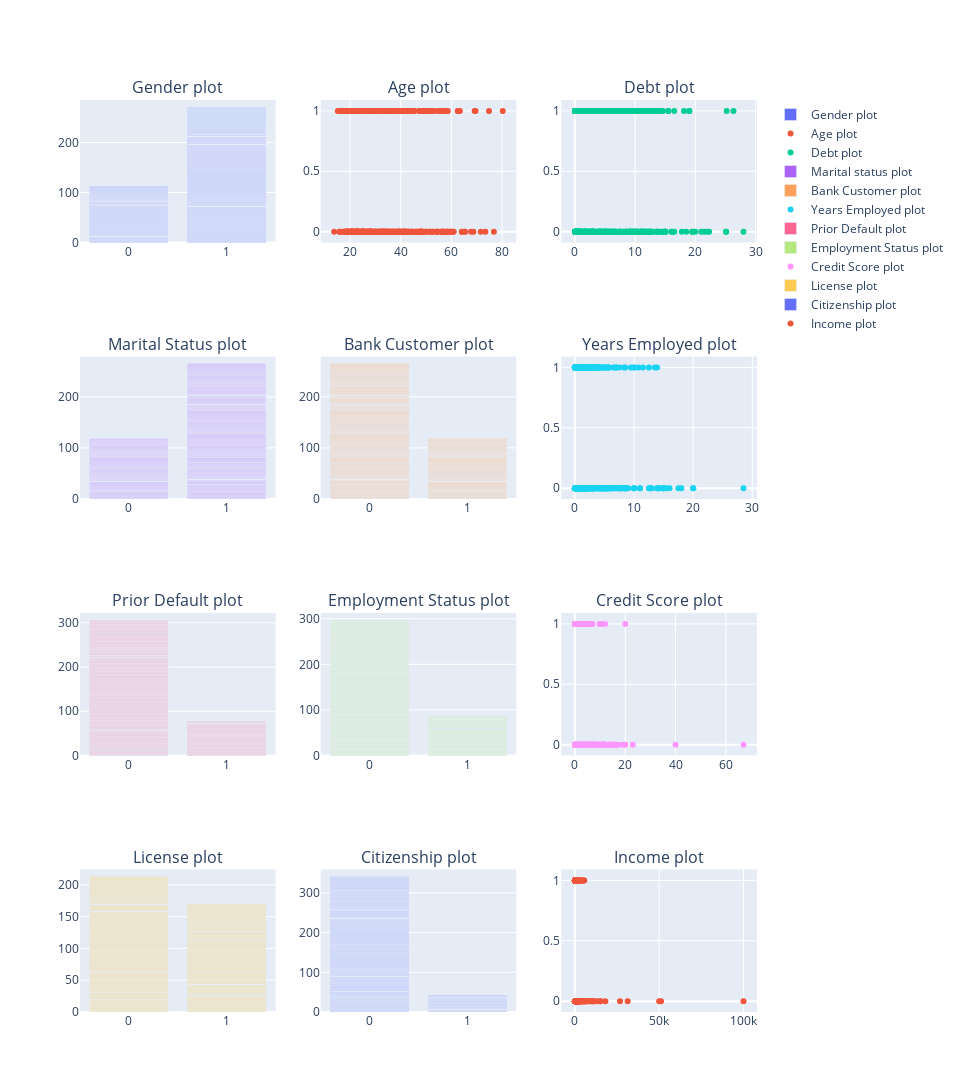

This figure's notebook cell:
### Markdown cell above
# Relation between attributes and approval status

### Code cell
fig = make_subplots(rows=4, cols=3,
                   subplot_titles=("Gender plot", "Age plot", "Debt plot", "Marital Status plot", "Bank Customer plot", "Years Employed plot",
                                  "Prior Default plot", "Employment Status plot", "Credit Score plot", "License plot", "Citizenship plot", "Income plot"))
fig.add_trace(go.Bar(x=df['Gender'], y = df['ApprovalStatus'], name = 'Gender plot'), row=1, col=1)
fig.add_trace(go.Scatter(x=df['Age'], y=df['ApprovalStatus'], mode="markers+text",name = 'Age plot'), row=1, col=2)
fig.add_trace(go.Scatter(x=df['Debt'], y=df['ApprovalStatus'], mode="markers+text",name = 'Debt plot'), row=1, col=3)
fig.add_trace(go.Bar(x=df['Married'], y = df['ApprovalStatus'], name = 'Marital status plot'), row=2, col=1)
fig.add_trace(go.Bar(x=df['BankCustomer'], y = df['ApprovalStatus'], name = 'Bank Customer plot'), row=2, col=2)
fig.add_trace(go.Scatter(x=df['YearsEmployed'], y=df['ApprovalStatus'], mode="markers+text",name = 'Years Employed plot'), row=2, col=3)
fig.add_trace(go.Bar(x=df['PriorDefault'], y = df['ApprovalStatus'], name = 'Prior Default plot'), row=3, col=1)
fig.add_trace(go.Bar(x=df['Employed'], y = df['ApprovalStatus'], name = 'Employment Status plot'), row=3, col=2)
fig.add_trace(go.Scatter(x=df['CreditScore'], y=df['ApprovalStatus'], mode="markers+text",name = 'Credit Score plot'), row=3, col=3)
fig.add_trace(go.Bar(x=df['DriversLicense'], y = df['ApprovalStatus'], name = 'License plot'), row=4, col=1)
fig.add_trace(go.Bar(x=df['Citizen'], y = df['ApprovalStatus'], name = 'Citizenship plot'), row=4, col=2)
fig.add_trace(go.Scatter(x=df['Income'], y=df['ApprovalStatus'], mode="markers+text",name = 'Income plot'), row=4, col=3)
fig.update_layout(height = 1600, width = 960)
fig.show()

### Figure 1 — Plotly figure (JSON) as saved in the notebook; plotly's stock layout.template omitted (floating-point values rounded to 4 significant figures; data arrays with more than 128 entries replaced by an {"elided": "..."} marker saying what was removed)
{"data": [{"name": "Gender plot", "type": "bar", "x": {"elided": "690 int values"}, "xaxis": "x", "y": {"elided": "690 int values"}, "yaxis": "y"}, {"mode": "markers+text", "name": "Age plot", "type": "scatter", "x": {"elided": "690 float values"}, "xaxis": "x2", "y": {"elided": "690 int values"}, "yaxis": "y2"}, {"mode": "markers+text", "name": "Debt plot", "type": "scatter", "x": {"elided": "690 float values"}, "xaxis": "x3", "y": {"elided": "690 int values"}, "yaxis": "y3"}, {"name": "Marital status plot", "type": "bar", "x": {"elided": "690 int values"}, "xaxis": "x4", "y": {"elided": "690 int values"}, "yaxis": "y4"}, {"name": "Bank Customer plot", "type": "bar", "x": {"elided": "690 int values"}, "xaxis": "x5", "y": {"elided": "690 int values"}, "yaxis": "y5"}, {"mode": "markers+text", "name": "Years Employed plot", "type": "scatter", "x": {"elided": "690 float values"}, "xaxis": "x6", "y": {"elided": "690 int values"}, "yaxis": "y6"}, {"name": "Prior Default plot", "type": "bar", "x": {"elided": "690 int values"}, "xaxis": "x7", "y": {"elided": "690 int values"}, "yaxis": "y7"}, {"name": "Employment Status plot", "type": "bar", "x": {"elided": "690 int values"}, "xaxis": "x8", "y": {"elided": "690 int values"}, "yaxis": "y8"}, {"mode": "markers+text", "name": "Credit Score plot", "type": "scatter", "x": {"elided": "690 int values"}, "xaxis": "x9", "y": {"elided": "690 int values"}, "yaxis": "y9"}, {"name": "License plot", "type": "bar", "x": {"elided": "690 int values"}, "xaxis": "x10", "y": {"elided": "690 int values"}, "yaxis": "y10"}, {"name": "Citizenship plot", "type": "bar", "x": {"elided": "690 int values"}, "xaxis": "x11", "y": {"elided": "690 int values"}, "yaxis": "y11"}, {"mode": "markers+text", "name": "Income plot", "type": "scatter", "x": {"elided": "690 int values"}, "xaxis": "x12", "y": {"elided": "690 int values"}, "yaxis": "y12"}], "layout": {"annotations": [{"font": {"size": 16}, "showarrow": false, "text": "Gender plot", "x": 0.1444, "xanchor": "center", "xref": "paper", "y": 1, "yanchor": "bottom", "yref": "paper"}, {"font": {"size": 16}, "showarrow": false, "text": "Age plot", "x": 0.5, "xanchor": "center", "xref": "paper", "y": 1, "yanchor": "bottom", "yref": "paper"}, {"font": {"size": 16}, "showarrow": false, "text": "Debt plot", "x": 0.8556, "xanchor": "center", "xref": "paper", "y": 1, "yanchor": "bottom", "yref": "paper"}, {"font": {"size": 16}, "showarrow": false, "text": "Marital Status plot", "x": 0.1444, "xanchor": "center", "xref": "paper", "y": 0.7188, "yanchor": "bottom", "yref": "paper"}, {"font": {"size": 16}, "showarrow": false, "text": "Bank Customer plot", "x": 0.5, "xanchor": "center", "xref": "paper", "y": 0.7188, "yanchor": "bottom", "yref": "paper"}, {"font": {"size": 16}, "showarrow": false, "text": "Years Employed plot", "x": 0.8556, "xanchor": "center", "xref": "paper", "y": 0.7188, "yanchor": "bottom", "yref": "paper"}, {"font": {"size": 16}, "showarrow": false, "text": "Prior Default plot", "x": 0.1444, "xanchor": "center", "xref": "paper", "y": 0.4375, "yanchor": "bottom", "yref": "paper"}, {"font": {"size": 16}, "showarrow": false, "text": "Employment Status plot", "x": 0.5, "xanchor": "center", "xref": "paper", "y": 0.4375, "yanchor": "bottom", "yref": "paper"}, {"font": {"size": 16}, "showarrow": false, "text": "Credit Score plot", "x": 0.8556, "xanchor": "center", "xref": "paper", "y": 0.4375, "yanchor": "bottom", "yref": "paper"}, {"font": {"size": 16}, "showarrow": false, "text": "License plot", "x": 0.1444, "xanchor": "center", "xref": "paper", "y": 0.1562, "yanchor": "bottom", "yref": "paper"}, {"font": {"size": 16}, "showarrow": false, "text": "Citizenship plot", "x": 0.5, "xanchor": "center", "xref": "paper", "y": 0.1562, "yanchor": "bottom", "yref": "paper"}, {"font": {"size": 16}, "showarrow": false, "text": "Income plot", "x": 0.8556, "xanchor": "center", "xref": "paper", "y": 0.1562, "yanchor": "bottom", "yref": "paper"}], "height": 1600, "width": 960, "xaxis": {"anchor": "y", "domain": [0, 0.2889]}, "xaxis10": {"anchor": "y10", "domain": [0, 0.2889]}, "xaxis11": {"anchor": "y11", "domain": [0.3556, 0.6444]}, "xaxis12": {"anchor": "y12", "domain": [0.7111, 1]}, "xaxis2": {"anchor": "y2", "domain": [0.3556, 0.6444]}, "xaxis3": {"anchor": "y3", "domain": [0.7111, 1]}, "xaxis4": {"anchor": "y4", "domain": [0, 0.2889]}, "xaxis5": {"anchor": "y5", "domain": [0.3556, 0.6444]}, "xaxis6": {"anchor": "y6", "domain": [0.7111, 1]}, "xaxis7": {"anchor": "y7", "domain": [0, 0.2889]}, "xaxis8": {"anchor": "y8", "domain": [0.3556, 0.6444]}, "xaxis9": {"anchor": "y9", "domain": [0.7111, 1]}, "yaxis": {"anchor": "x", "domain": [0.8438, 1]}, "yaxis10": {"anchor": "x10", "domain": [0, 0.1562]}, "yaxis11": {"anchor": "x11", "domain": [0, 0.1562]}, "yaxis12": {"anchor": "x12", "domain": [0, 0.1562]}, "yaxis2": {"anchor": "x2", "domain": [0.8438, 1]}, "yaxis3": {"anchor": "x3", "domain": [0.8438, 1]}, "yaxis4": {"anchor": "x4", "domain": [0.5625, 0.7188]}, "yaxis5": {"anchor": "x5", "domain": [0.5625, 0.7188]}, "yaxis6": {"anchor": "x6", "domain": [0.5625, 0.7188]}, "yaxis7": {"anchor": "x7", "domain": [0.2812, 0.4375]}, "yaxis8": {"anchor": "x8", "domain": [0.2812, 0.4375]}, "yaxis9": {"anchor": "x9", "domain": [0.2812, 0.4375]}}}
